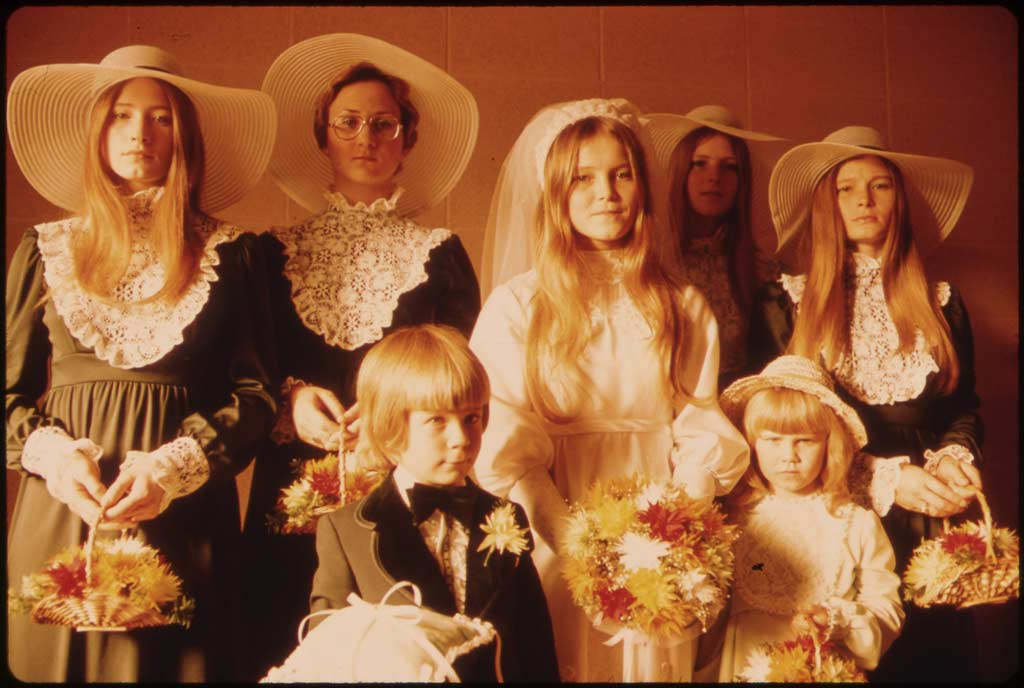
#> input picture files/images/photos/ulm.jpg, 1024 x 688 px, found by its file name
$ python face_boxer.py   (older library calls are emulated)
#> lines starting #> are read from the running program, lines starting #| are printed output that depends on the picture; after the words box and inside, x2 and y2 are one past the last pixel; in counts of white or black regions, pixels touching at a corner belong together
import cv2
face_cascade_path = '/usr/local/Cellar/opencv/2.4.11_1/share/OpenCV/haarcascades/haarcascade_frontalface_alt.xml'
face_cascade = cv2.CascadeClassifier(face_cascade_path)

scale_factor = 1.2
min_neighbors = 3
min_size = (30, 30)
flags = cv2.cv.CV_HAAR_SCALE_IMAGE

image = cv2.imread("ulm.jpg")
#> image is the input picture: shape (688, 1024, 3); mean B, G, R 54.2, 89.4, 147.4

faces = face_cascade.detectMultiScale(image, scaleFactor = scale_factor,
    minNeighbors = min_neighbors, minSize = min_size, flags = flags)
#> faces = [[679, 139, 71, 71], [827, 158, 78, 78], [749, 409, 80, 80], [96, 84, 90, 90], [319, 86, 95, 95], [558, 141, 92, 92]]
for(x, y, w, h) in faces:
    cv2.rectangle(image, (x, y), (x + w, y + h), (255, 255, 0), 2)
#> this loop made 6 passes
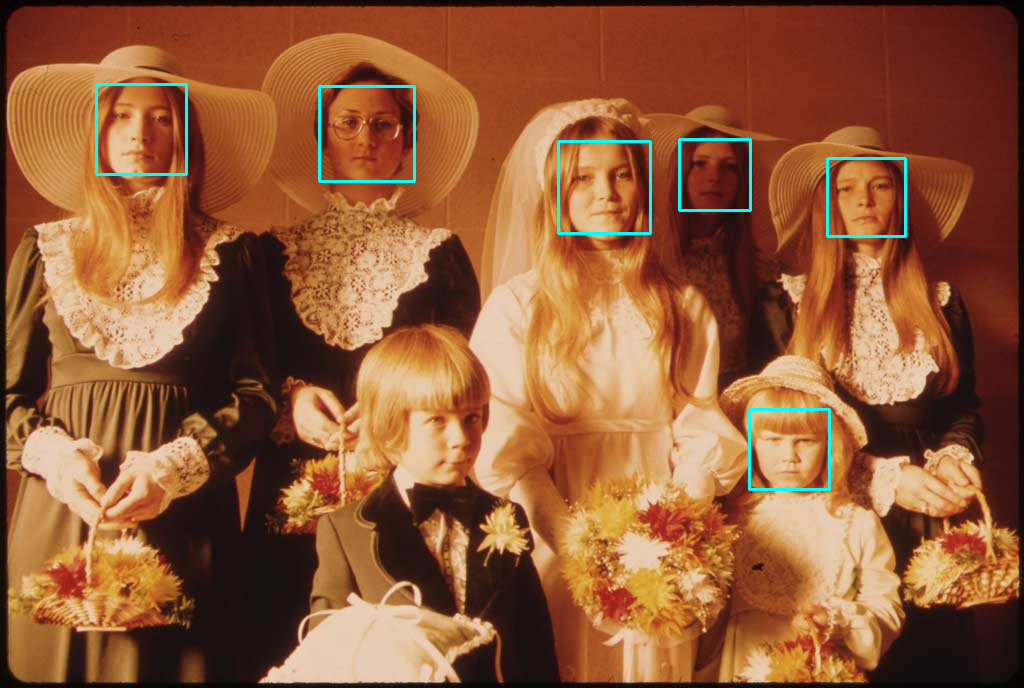
#> image: shape (688, 1024, 3); 0.86% of pixels changed, all inside (x1, y1, x2, y2) = (95, 83, 907, 491)
### write to file
cv2.imwrite("ulm.faces.jpg", image)
